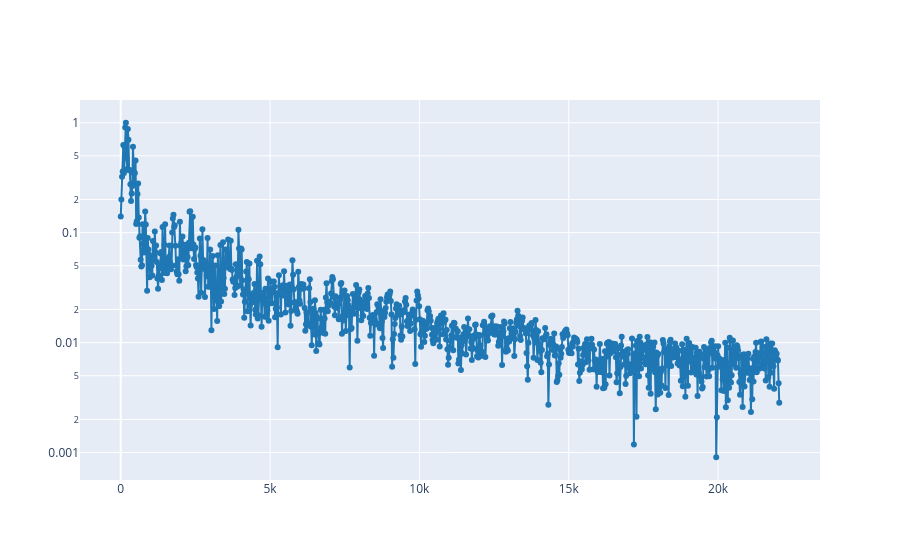

Notebook cell for this chart:
### Markdown cell above
1.3. Use the cursor for measuring the weights of the fundamental frequency and some harmonics (6-10)

### Code cell
#plot_spectrum_at(ff, tt, S, 0.2)

#weights f = [86, 172, 258, 344, 430, 516] # Fill this list with the measured weights
weights = [0.628, 1, 0.699, 0.194, 0.347, 0.120]
#En l'espectre es veu que l'harmonic fonamental es el 86 que te amplitud 0,628

### Figure 1 — Plotly figure (JSON) as saved in the notebook; plotly's stock layout.template omitted (floating-point values rounded to 4 significant figures; data arrays with more than 128 entries replaced by an {"elided": "..."} marker saying what was removed)
{"data": [{"line": {"color": "#1f77b4", "shape": "linear"}, "mode": "lines+markers", "type": "scatter", "x": {"elided": "1025 float values"}, "y": {"elided": "1025 float values"}}], "layout": {"yaxis": {"type": "log"}}}
